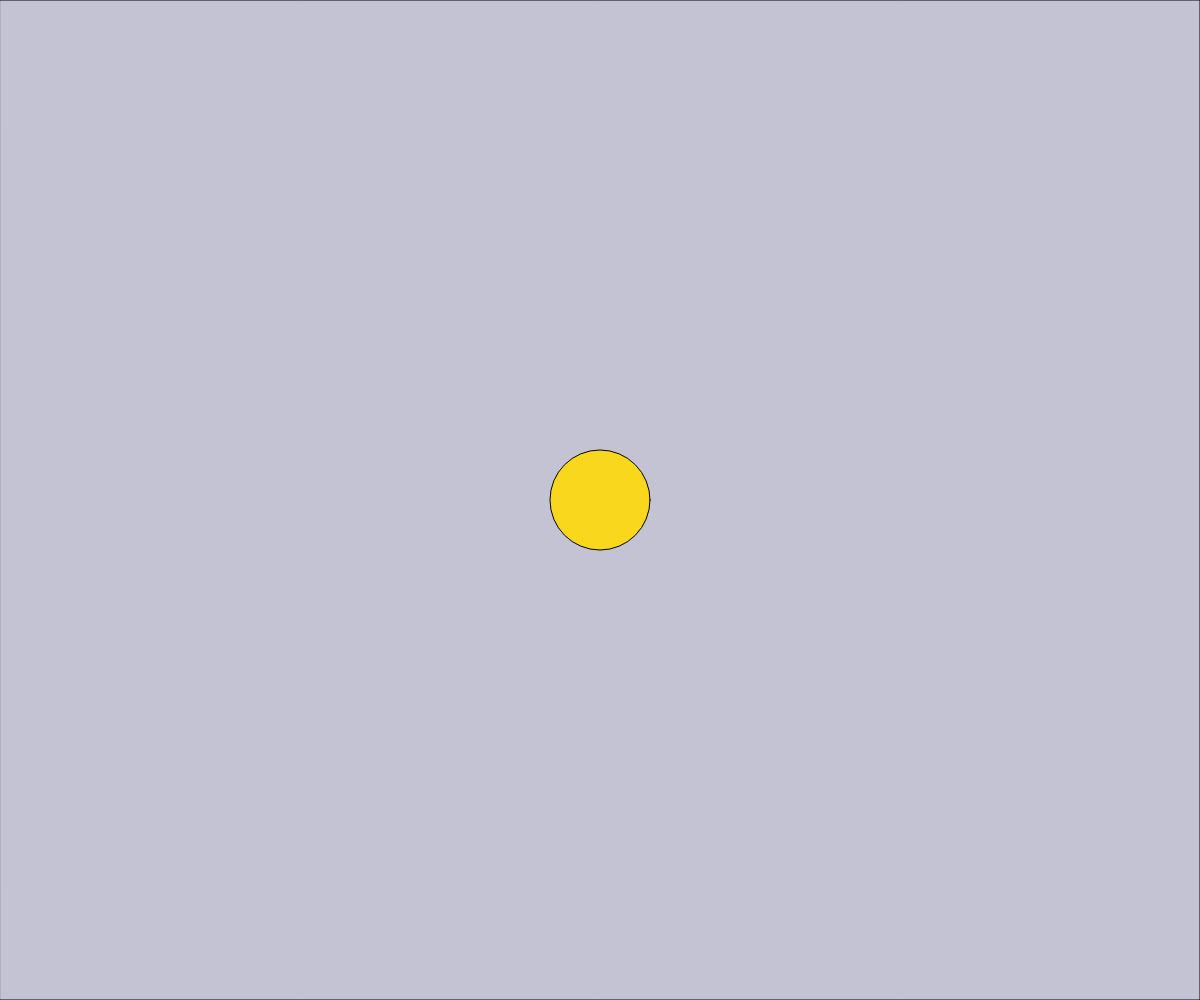
Frame 1 (no input)
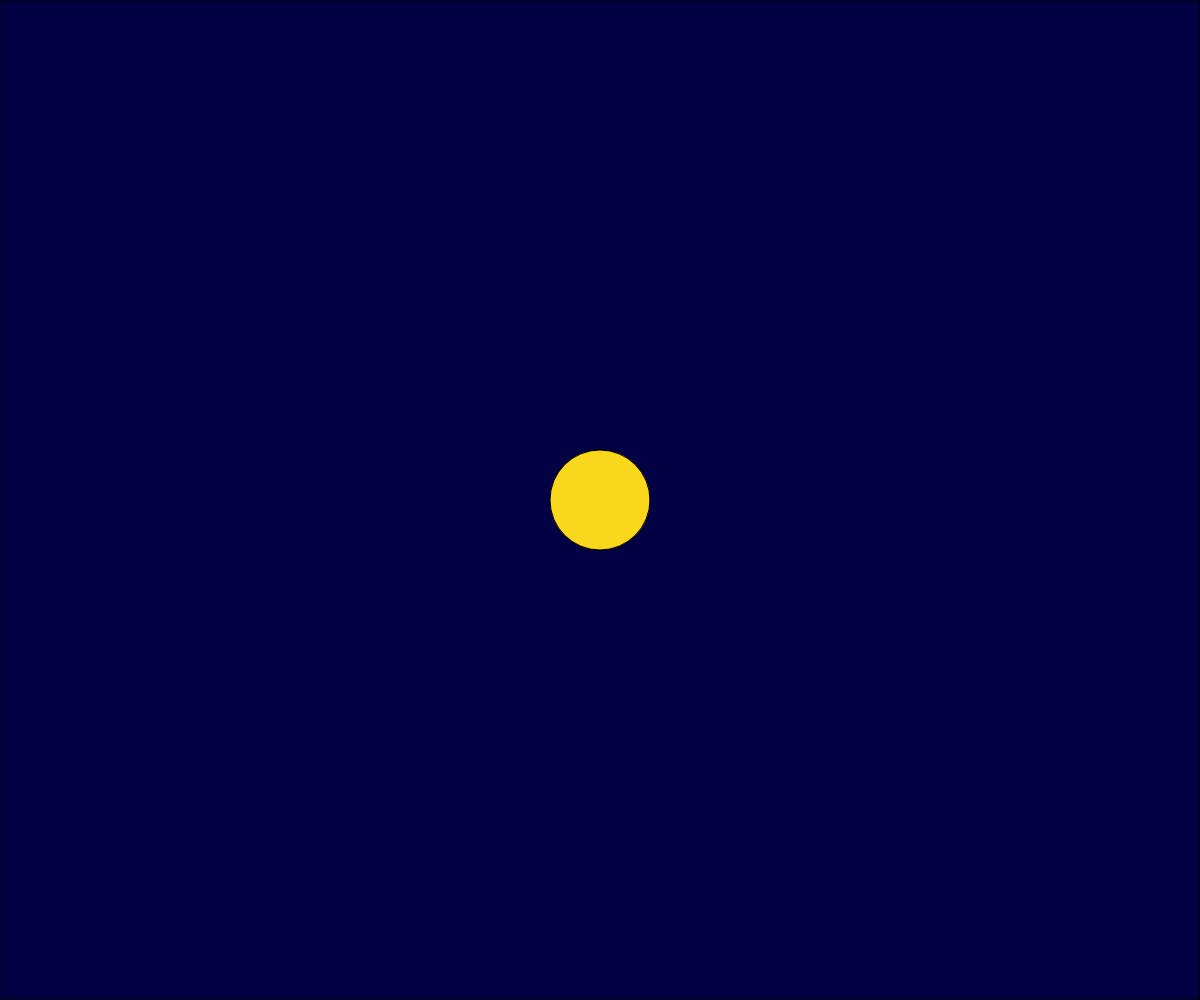
Frame 60 (no input)
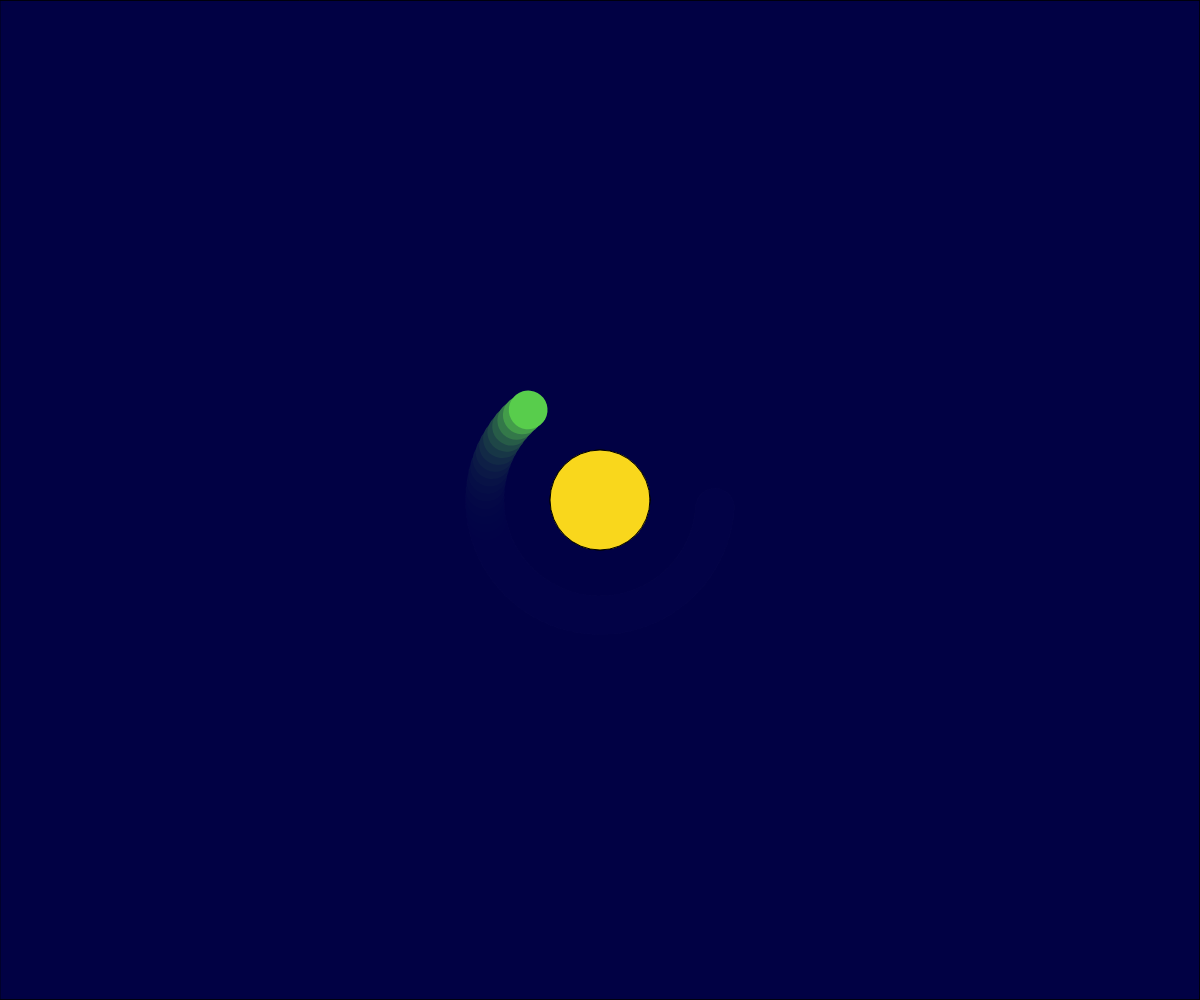
Frame 120 (the mouse pressed at the canvas centre since frame 60)

The p5.js sketch that drew these frames (run headless with seeded random() and noise() and a simulated clock; from frame 60 on, the mouse is pressed at the canvas centre):

// p5.js sketch
// ── sketch.js
// Planets and Moons
// Logan Roy
// October 17, 2025


// Global Variables
let myPlanet;

function setup() {
  createCanvas(windowWidth, windowHeight);
  angleMode(DEGREES);
  myPlanet = new Planet(width/2, height/2);
}

function draw() {
  fill(0,0,70,60)
  rect(0,0,width,height);
  myPlanet.display();
}

function mousePressed(){
  //regular click = add a moon
  // shift click = destroy and reset a moon

  if(keyIsPressed && keyCode ===SHIFT){
    myPlanet = new Planet(width/2, height/2);
  }
  else{
    myPlanet.createMoon();
  }
}

function keyPressed(){
  if(keyCode !== SHIFT){
    myPlanet.x = mouseX;
    myPlanet.y = mouseY;
    background(0, 0, 70);
  }
}


class Planet{
  // 1. Constructor
  constructor(x, y){
    this.x = x; this.y = y; this.s = 100;
    this.moons = [];
  }

  // 2. Class methods
  createMoon(){
    this.moons.push(new Moon(this.x, this.y));
  }

  display(){
    // draw the planet and all of it's moons
    // planet
    fill(249, 215, 28);
    circle(this.x, this.y, this.s);

    // moons
    for(let m of this.moons){
      m.update(this.x, this.y);
    }
  }
}

class Moon{
  // 1. Constructor
  constructor(x, y){
    this.x = x; this.y = y; this.speed = random(1,5);
    this.angle = 0; this.orbitRadius = random(80,250);
    this.s = random(5,50); this.c = color(random(255),random(255),random(255))
  }

// 2. Class methods
  display(x, y){
    push();
    translate(x,y);
    rotate(this.angle);
    noStroke();
    fill(this.c);
    circle(this.orbitRadius, 0, this.s);
    pop();
  }

  move(){
    this.angle += this.speed;
  }

  update(x, y){
    // helper function to handle calling the class methods internally
    this.move();
    this.display(x, y);
  }
}
